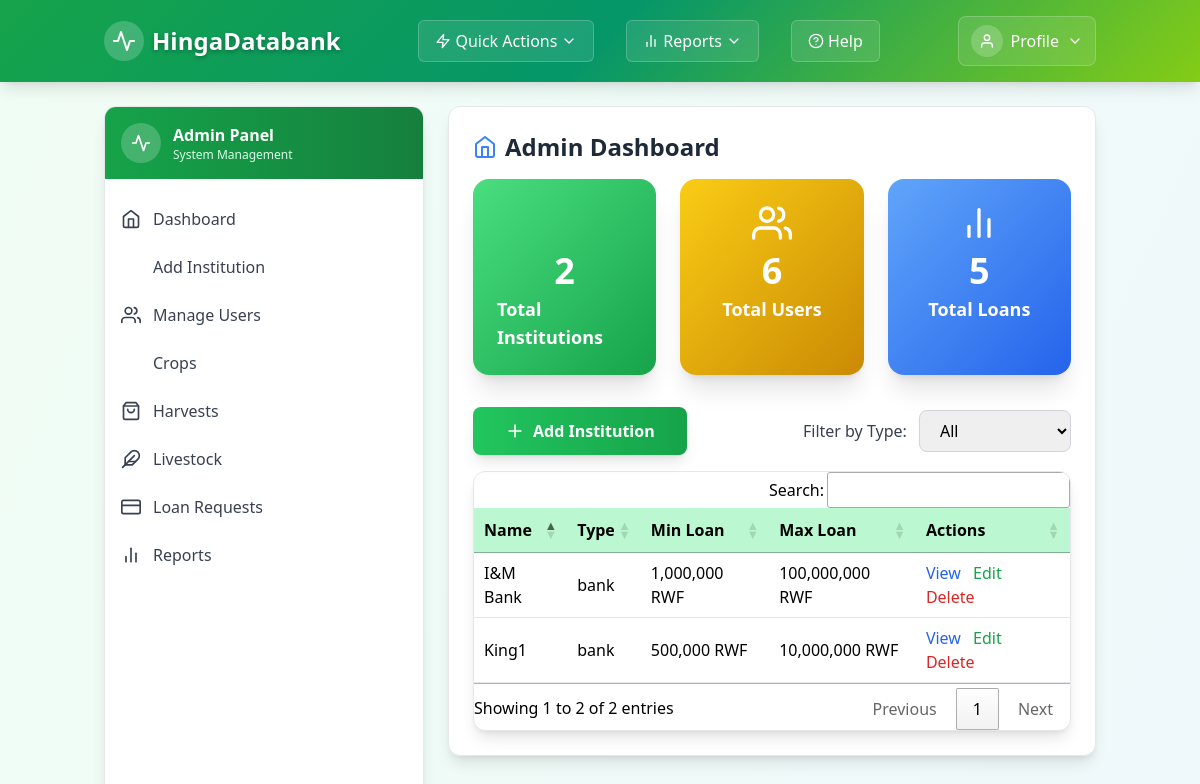
/admin/dashboard.php (signed in), run on the app's committed database.
### tables this page shows
CREATE TABLE `financial_institutions` (
  `id` int(11) NOT NULL,
  `user_id` int(11) DEFAULT NULL,
  `institution_name` varchar(200) DEFAULT NULL,
  `institution_type` enum('bank','microfinance','cooperative','other') DEFAULT NULL,
  `license_number` varchar(100) DEFAULT NULL,
  `contact_person` varchar(150) DEFAULT NULL,
  `office_location` varchar(200) DEFAULT NULL,
  `min_loan_amount` float DEFAULT NULL,
  `max_loan_amount` float DEFAULT NULL
);

### admin/dashboard_content.php (the view, shortened to what this page needs)
<?php
$db = (new Database())->getConnection();
$total_institutions = $db->query('SELECT COUNT(*) FROM financial_institutions')->fetchColumn();
$total_users = $db->query('SELECT COUNT(*) FROM users')->fetchColumn();
$total_loans = $db->query('SELECT COUNT(*) FROM loan_requests')->fetchColumn();
$institutions = $db->query('SELECT * FROM financial_institutions ORDER BY id DESC')->fetchAll(PDO::FETCH_ASSOC);
?>
<div class="bg-white rounded-xl shadow-lg p-6 mb-6 border border-gray-200">
    <h1 class="text-2xl font-bold text-gray-800 mb-4 flex items-center">
        <i data-feather="home" class="w-6 h-6 mr-2 text-blue-500"></i>
        Admin Dashboard
    </h1>
    <div class="grid grid-cols-1 md:grid-cols-3 gap-6 mb-8">
        <div class="bg-gradient-to-br from-green-400 to-green-600 text-white rounded-2xl shadow-xl p-6 flex flex-col items-center hover:scale-105 transition-transform duration-200">
            <i data-feather="building" class="w-10 h-10 mb-2"></i>
            <div class="text-4xl font-extrabold"><?php echo $total_institutions; ?></div>
            <div class="text-lg font-semibold mt-1">Total Institutions</div>
        </div>
        <div class="bg-gradient-to-br from-yellow-400 to-yellow-600 text-white rounded-2xl shadow-xl p-6 flex flex-col items-center hover:scale-105 transition-transform duration-200">
            <i data-feather="users" class="w-10 h-10 mb-2"></i>
            <div class="text-4xl font-extrabold"><?php echo $total_users; ?></div>
            <div class="text-lg font-semibold mt-1">Total Users</div>
        </div>
        <div class="bg-gradient-to-br from-blue-400 to-blue-600 text-white rounded-2xl shadow-xl p-6 flex flex-col items-center hover:scale-105 transition-transform duration-200">
            <i data-feather="bar-chart-2" class="w-10 h-10 mb-2"></i>
            <div class="text-4xl font-extrabold"><?php echo $total_loans; ?></div>
            <div class="text-lg font-semibold mt-1">Total Loans</div>
        </div>
    </div>
    <div class="flex flex-col md:flex-row md:items-center md:justify-between mb-4 gap-4">
        <button id="openAddInstitutionModal" class="bg-gradient-to-r from-green-500 to-green-600 hover:from-green-600 hover:to-green-700 text-white font-semibold py-3 px-8 rounded-lg transition-all duration-300 flex items-center space-x-2 shadow-lg hover:shadow-xl transform hover:-translate-y-1">
            <i data-feather="plus" class="w-5 h-5"></i>
            <span>Add Institution</span>
        </button>
        <div>
            <label for="typeFilter" class="mr-2 font-medium text-gray-700">Filter by Type:</label>
            <select id="typeFilter" class="px-4 py-2 rounded-lg border border-gray-300 focus:ring-2 focus:ring-green-400 focus:outline-none">
                <option value="">All</option>
            </select>
        </div>
    </div>
    <div class="bg-white rounded-xl shadow-lg border border-gray-200 overflow-x-auto">
        <table id="institutionTable" class="min-w-full table-auto">
            <thead class="bg-green-200">
                <tr>
                    <th class="px-6 py-3 border-b font-semibold">Name</th>
                    <th class="px-6 py-3 border-b font-semibold">Type</th>
                    <th class="px-6 py-3 border-b font-semibold">Min Loan</th>
                    <th class="px-6 py-3 border-b font-semibold">Max Loan</th>
                    <th class="px-6 py-3 border-b font-semibold">Actions</th>
                </tr>
            </thead>
            <tbody>
                <?php foreach ($institutions as $inst): ?>
                <tr class="hover:bg-green-50 transition-colors" data-id="<?php echo $inst['id']; ?>">
                    <td class="px-6 py-4 border-b"><?php echo htmlspecialchars($inst['institution_name']); ?></td>
                    <td class="px-6 py-4 border-b"><?php echo htmlspecialchars($inst['institution_type']); ?></td>
                    <td class="px-6 py-4 border-b"><?php echo number_format($inst['min_loan_amount']); ?> RWF</td>
                    <td class="px-6 py-4 border-b"><?php echo number_format($inst['max_loan_amount']); ?> RWF</td>
                    <td class="px-6 py-4 border-b">
                        <button class="view-inst-btn text-blue-600 hover:underline mr-2" data-inst='<?php echo json_encode($inst); ?>'>View</button>
                        <button class="edit-inst-btn text-green-600 hover:underline mr-2" data-inst='<?php echo json_encode($inst); ?>'>Edit</button>
                        <button class="delete-inst-btn text-red-600 hover:underline" data-id="<?php echo $inst['id']; ?>">Delete</button>
                    </td>
                </tr>
                <?php endforeach; ?>
            </tbody>
        </table>
    </div>
</div>
<link rel="stylesheet" href="https://cdn.datatables.net/1.13.6/css/jquery.dataTables.min.css" />
<link rel="stylesheet" href="https://cdn.datatables.net/buttons/2.4.1/css/buttons.dataTables.min.css" />

### data on the page
financial_institutions: institution_name "I&M Bank", institution_type "bank", min_loan_amount "1,000,000", max_loan_amount "100,000,000"
financial_institutions: institution_name "King1", institution_type "bank", min_loan_amount "500,000", max_loan_amount "10,000,000"

### other printed values
$total_institutions "2"
$total_users "6"
$total_loans "5"
